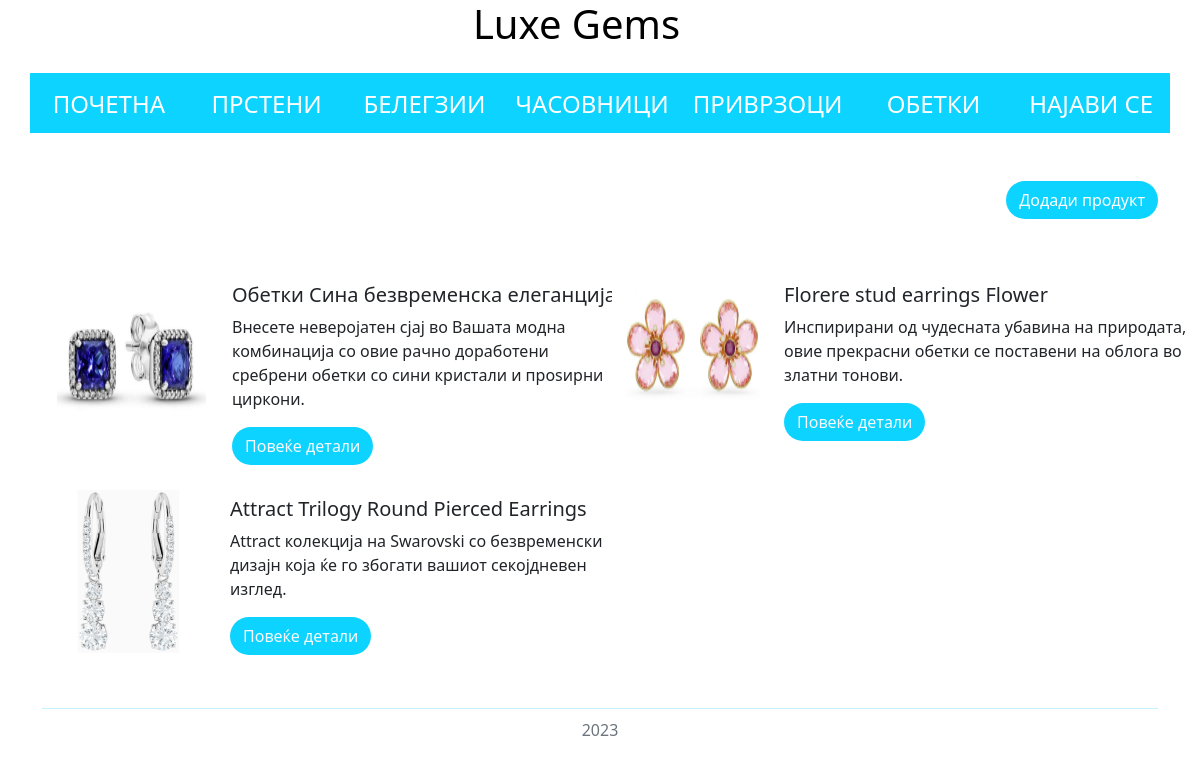
The page /earrings/ on the database as committed earlier.
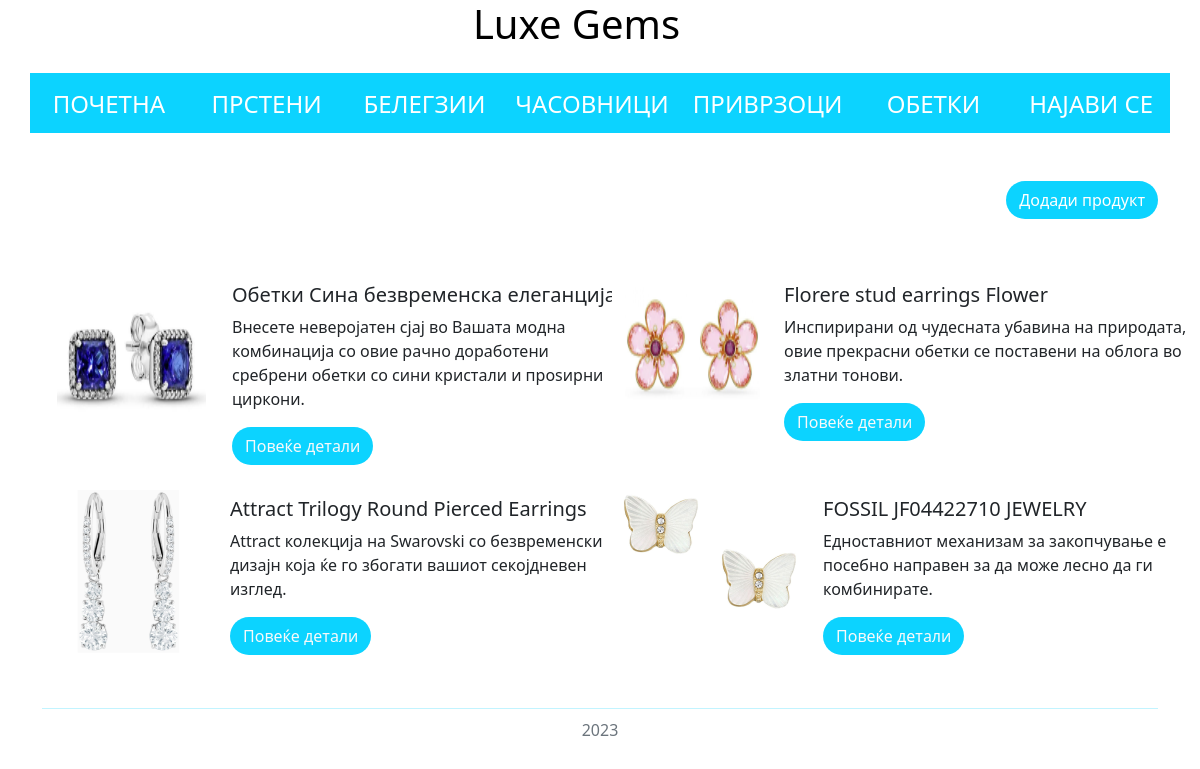
The same page on the database as committed later.
### LuxeGems/models.py (models this page shows, shortened)
class Jewelry(models.Model):
    name = models.CharField(max_length=250)
    description = models.TextField()
    price = models.IntegerField()
    available = models.BooleanField(null=True)
    user = models.ForeignKey(User, on_delete=models.CASCADE, null=True, blank=True)
    image = models.ImageField(upload_to='jewelry/')
    size = models.IntegerField()
    large = models.IntegerField()
    category = models.CharField(max_length=250)

### LuxeGems/views.py (the view)
# urls.py: path('earrings/', earrings, name="earrings"),
def earrings(request):
    jewelry = Jewelry.objects.filter(category="Обетки").all()
    context = {"jewelry": jewelry}
    return render(request, "earrings.html", context=context)

### LuxeGems/templates/earrings.html (shortened to what this page needs)
<!DOCTYPE html>
<html lang="en">
<head>
    <link href="https://cdn.jsdelivr.net/npm/bootstrap@5.3.0/dist/css/bootstrap.min.css" rel="stylesheet"
>
</head>
<body>
<div class="container">
    <div class="row">
        <div class="col-11">
            <a href="{% url 'home' %}" style="text-decoration: none; color: black;">
                <h1 class="text-center ms-5">Luxe Gems</h1>
            </a>
        </div>
        <div class="col-1">
            <a href="{% url 'card' %}" title="cart">
                <div class="slika"></div>
            </a>
        </div>
    </div>
</div>
<div class="container" id="manuContainer">
    <div class="row">
        <div class="col">
            <a href="{% url 'home' %}" style="text-decoration: none; color: white">
                <h4 class="menuItem">ПОЧЕТНА</h4>
            </a>
        </div>
        <div class="col">
            <a href="{% url 'rings' %}" style="text-decoration: none; color: white">
                <h4 class="menuItem">ПРСТЕНИ</h4>
            </a>
        </div>
        <div class="col">
            <a href="{% url 'bracelets' %}" style="text-decoration: none; color: white">
                <h4 class="menuItem">БЕЛЕГЗИИ</h4>
            </a>
        </div>
        <div class="col">
            <a href="{% url 'watches' %}" style="text-decoration: none; color: white">
                <h4 class="menuItem">ЧАСОВНИЦИ</h4>
            </a>
        </div>
        <div class="col">
            <a href="{% url 'charms' %}" style="text-decoration: none; color: white">
                <h4 class="menuItem">ПРИВРЗОЦИ</h4>
            </a>
        </div>
        <div class="col">
            <a href="{% url 'earrings' %}" style="text-decoration: none; color: white">
                <h4 class="menuItem">ОБЕТКИ</h4>
            </a>
        </div>
        <div class="col">
            <a href="{% url 'login' %}" style="text-decoration: none; color: white">
                <h4 class="menuItem">НАЈАВИ СЕ</h4>
            </a>
        </div>
    </div>
</div>
<div class="container mt-5 mb-5">
    <div class="row">
        <div class="col d-flex flex-row-reverse">
            <a href="{% url 'add' %}" class="btn rounded-5" style="text-decoration: none; color: white; background-color:  #0cd3ff">Додади продукт</a>
        </div>
    </div>
</div>
<div class="container mt-3 border-0">
    <div class="row">
        {% for item in jewelry %}
            <div class="col-6">
                <div class="card flex-row border-0" style="width: 37rem;">
                    <img src="{{ MEDIA_URL }}{{ item.image.url }}"
                         class="card-img-left example-card-img-responsive mb-5" alt="...">
                    <div class="card-body">
                        <h5 class="card-title">{{ item.name }}</h5>
                        <p class="card-text">{{ item.description }}</p>
                        <a href="{% url 'detail' item.id %}" style="background-color: #0cd3ff; "
                           class="btn rounded-5 text-light">Повеќе детали</a>
                    </div>
                </div>
            </div>
        {% endfor %}
    </div>
</div>
<div class="container" style="margin-top: -17px">
    <div class="row">
        <div class="col">
            <footer>
                <hr style="color: #0cd3ff;">
                <div style="margin-top: -7px; text-align: center; justify-content: center;" class="text-secondary">2023</div>
            </footer>
        </div>
    </div>
</div>
</body>
</html>

### LuxeGems/templates/earrings.html (style rules this page uses)
.slika { background: url("https://static.thenounproject.com/png/3662808-200.png") center no-repeat; background-size: cover; margin-top: 11px; height: 30px; width: 30px; }
#manuContainer { background-color: #0cd3ff; height: 60px; text-align: center; margin-top: 17px; }
.menuItem { padding-top: 17px !important; }

Rows that differ between the two databases and show on the page:
added Jewelry: image (picture), name "FOSSIL JF04422710 JEWELRY", description "Едноставниот механизам за закопчување е посебно направен за да може лесно да ги комбинирате."
